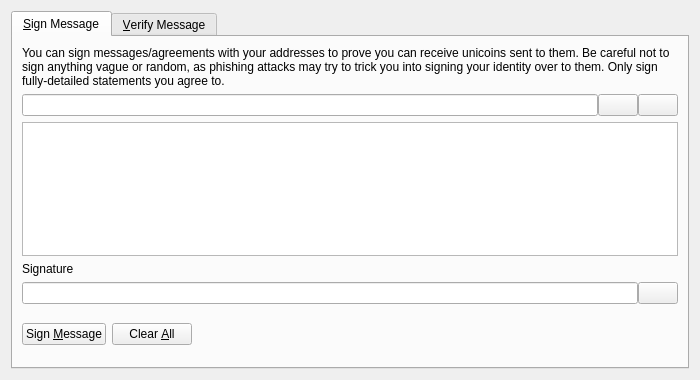
<?xml version="1.0" encoding="UTF-8"?>
<ui version="4.0">
 <class>SignVerifyMessageDialog</class>
 <widget class="QDialog" name="SignVerifyMessageDialog">
  <property name="geometry">
   <rect>
    <x>0</x>
    <y>0</y>
    <width>700</width>
    <height>380</height>
   </rect>
  </property>
  <property name="windowTitle">
   <string>Signatures - Sign / Verify a Message</string>
  </property>
  <property name="modal">
   <bool>true</bool>
  </property>
  <layout class="QVBoxLayout" name="verticalLayout">
   <item>
    <widget class="QTabWidget" name="tabWidget">
     <property name="currentIndex">
      <number>0</number>
     </property>
     <widget class="QWidget" name="tabSignMessage">
      <attribute name="title">
       <string>&amp;Sign Message</string>
      </attribute>
      <layout class="QVBoxLayout" name="verticalLayout_SM">
       <item>
        <widget class="QLabel" name="infoLabel_SM">
         <property name="text">
          <string>You can sign messages/agreements with your addresses to prove you can receive unicoins sent to them. Be careful not to sign anything vague or random, as phishing attacks may try to trick you into signing your identity over to them. Only sign fully-detailed statements you agree to.</string>
         </property>
         <property name="textFormat">
          <enum>Qt::PlainText</enum>
         </property>
         <property name="wordWrap">
          <bool>true</bool>
         </property>
        </widget>
       </item>
       <item>
        <layout class="QHBoxLayout" name="horizontalLayout_1_SM">
         <property name="spacing">
          <number>0</number>
         </property>
         <item>
          <widget class="QValidatedLineEdit" name="addressIn_SM">
           <property name="toolTip">
            <string>The Unicoin address to sign the message with</string>
           </property>
          </widget>
         </item>
         <item>
          <widget class="QPushButton" name="addressBookButton_SM">
           <property name="toolTip">
            <string>Choose previously used address</string>
           </property>
           <property name="text">
            <string/>
           </property>
           <property name="icon">
            <iconset resource="../bitcoin.qrc">
             <normaloff>:/icons/address-book</normaloff>:/icons/address-book</iconset>
           </property>
           <property name="shortcut">
            <string>Alt+A</string>
           </property>
           <property name="autoDefault">
            <bool>false</bool>
           </property>
          </widget>
         </item>
         <item>
          <widget class="QPushButton" name="pasteButton_SM">
           <property name="toolTip">
            <string>Paste address from clipboard</string>
           </property>
           <property name="text">
            <string/>
           </property>
           <property name="icon">
            <iconset resource="../bitcoin.qrc">
             <normaloff>:/icons/editpaste</normaloff>:/icons/editpaste</iconset>
           </property>
           <property name="shortcut">
            <string>Alt+P</string>
           </property>
           <property name="autoDefault">
            <bool>false</bool>
           </property>
          </widget>
         </item>
        </layout>
       </item>
       <item>
        <widget class="QPlainTextEdit" name="messageIn_SM">
         <property name="toolTip">
          <string>Enter the message you want to sign here</string>
         </property>
        </widget>
       </item>
       <item>
        <widget class="QLabel" name="signatureLabel_SM">
         <property name="text">
          <string>Signature</string>
         </property>
         <property name="textFormat">
          <enum>Qt::PlainText</enum>
         </property>
        </widget>
       </item>
       <item>
        <layout class="QHBoxLayout" name="horizontalLayout_2_SM">
         <property name="spacing">
          <number>0</number>
         </property>
         <item>
          <widget class="QLineEdit" name="signatureOut_SM">
           <property name="font">
            <font>
             <italic>true</italic>
            </font>
           </property>
           <property name="readOnly">
            <bool>true</bool>
           </property>
          </widget>
         </item>
         <item>
          <widget class="QPushButton" name="copySignatureButton_SM">
           <property name="toolTip">
            <string>Copy the current signature to the system clipboard</string>
           </property>
           <property name="text">
            <string/>
           </property>
           <property name="icon">
            <iconset resource="../bitcoin.qrc">
             <normaloff>:/icons/editcopy</normaloff>:/icons/editcopy</iconset>
           </property>
           <property name="autoDefault">
            <bool>false</bool>
           </property>
          </widget>
         </item>
        </layout>
       </item>
       <item>
        <layout class="QHBoxLayout" name="horizontalLayout_3_SM">
         <item>
          <widget class="QPushButton" name="signMessageButton_SM">
           <property name="toolTip">
            <string>Sign the message to prove you own this Unicoin address</string>
           </property>
           <property name="text">
            <string>Sign &amp;Message</string>
           </property>
           <property name="icon">
            <iconset resource="../bitcoin.qrc">
             <normaloff>:/icons/edit</normaloff>:/icons/edit</iconset>
           </property>
           <property name="autoDefault">
            <bool>false</bool>
           </property>
          </widget>
         </item>
         <item>
          <widget class="QPushButton" name="clearButton_SM">
           <property name="toolTip">
            <string>Reset all sign message fields</string>
           </property>
           <property name="text">
            <string>Clear &amp;All</string>
           </property>
           <property name="icon">
            <iconset resource="../bitcoin.qrc">
             <normaloff>:/icons/remove</normaloff>:/icons/remove</iconset>
           </property>
           <property name="autoDefault">
            <bool>false</bool>
           </property>
          </widget>
         </item>
         <item>
          <spacer name="horizontalSpacer_1_SM">
           <property name="orientation">
            <enum>Qt::Horizontal</enum>
           </property>
           <property name="sizeHint" stdset="0">
            <size>
             <width>40</width>
             <height>48</height>
            </size>
           </property>
          </spacer>
         </item>
         <item>
          <widget class="QLabel" name="statusLabel_SM">
           <property name="font">
            <font>
             <weight>75</weight>
             <bold>true</bold>
            </font>
           </property>
           <property name="text">
            <string/>
           </property>
           <property name="wordWrap">
            <bool>true</bool>
           </property>
          </widget>
         </item>
         <item>
          <spacer name="horizontalSpacer_2_SM">
           <property name="orientation">
            <enum>Qt::Horizontal</enum>
           </property>
           <property name="sizeHint" stdset="0">
            <size>
             <width>40</width>
             <height>48</height>
            </size>
           </property>
          </spacer>
         </item>
        </layout>
       </item>
      </layout>
     </widget>
     <widget class="QWidget" name="tabVerifyMessage">
      <attribute name="title">
       <string>&amp;Verify Message</string>
      </attribute>
      <layout class="QVBoxLayout" name="verticalLayout_VM">
       <item>
        <widget class="QLabel" name="infoLabel_VM">
         <property name="text">
          <string>Enter the receiver's address, message (ensure you copy line breaks, spaces, tabs, etc. exactly) and signature below to verify the message. Be careful not to read more into the signature than what is in the signed message itself, to avoid being tricked by a man-in-the-middle attack. Note that this only proves the signing party receives with the address, it cannot prove sendership of any transaction!</string>
         </property>
         <property name="textFormat">
          <enum>Qt::PlainText</enum>
         </property>
         <property name="alignment">
          <set>Qt::AlignLeading|Qt::AlignLeft|Qt::AlignTop</set>
         </property>
         <property name="wordWrap">
          <bool>true</bool>
         </property>
        </widget>
       </item>
       <item>
        <layout class="QHBoxLayout" name="horizontalLayout_1_VM">
         <property name="spacing">
          <number>0</number>
         </property>
         <item>
          <widget class="QValidatedLineEdit" name="addressIn_VM">
           <property name="toolTip">
            <string>The Unicoin address the message was signed with</string>
           </property>
          </widget>
         </item>
         <item>
          <widget class="QPushButton" name="addressBookButton_VM">
           <property name="toolTip">
            <string>Choose previously used address</string>
           </property>
           <property name="text">
            <string/>
           </property>
           <property name="icon">
            <iconset resource="../bitcoin.qrc">
             <normaloff>:/icons/address-book</normaloff>:/icons/address-book</iconset>
           </property>
           <property name="shortcut">
            <string>Alt+A</string>
           </property>
           <property name="autoDefault">
            <bool>false</bool>
           </property>
          </widget>
         </item>
        </layout>
       </item>
       <item>
        <widget class="QPlainTextEdit" name="messageIn_VM"/>
       </item>
       <item>
        <widget class="QValidatedLineEdit" name="signatureIn_VM"/>
       </item>
       <item>
        <layout class="QHBoxLayout" name="horizontalLayout_2_VM">
         <item>
          <widget class="QPushButton" name="verifyMessageButton_VM">
           <property name="toolTip">
            <string>Verify the message to ensure it was signed with the specified Unicoin address</string>
           </property>
           <property name="text">
            <string>Verify &amp;Message</string>
           </property>
           <property name="icon">
            <iconset resource="../bitcoin.qrc">
             <normaloff>:/icons/transaction_0</normaloff>:/icons/transaction_0</iconset>
           </property>
           <property name="autoDefault">
            <bool>false</bool>
           </property>
          </widget>
         </item>
         <item>
          <widget class="QPushButton" name="clearButton_VM">
           <property name="toolTip">
            <string>Reset all verify message fields</string>
           </property>
           <property name="text">
            <string>Clear &amp;All</string>
           </property>
           <property name="icon">
            <iconset resource="../bitcoin.qrc">
             <normaloff>:/icons/remove</normaloff>:/icons/remove</iconset>
           </property>
           <property name="autoDefault">
            <bool>false</bool>
           </property>
          </widget>
         </item>
         <item>
          <spacer name="horizontalSpacer_1_VM">
           <property name="orientation">
            <enum>Qt::Horizontal</enum>
           </property>
           <property name="sizeHint" stdset="0">
            <size>
             <width>40</width>
             <height>48</height>
            </size>
           </property>
          </spacer>
         </item>
         <item>
          <widget class="QLabel" name="statusLabel_VM">
           <property name="font">
            <font>
             <weight>75</weight>
             <bold>true</bold>
            </font>
           </property>
           <property name="text">
            <string/>
           </property>
           <property name="wordWrap">
            <bool>true</bool>
           </property>
          </widget>
         </item>
         <item>
          <spacer name="horizontalSpacer_2_VM">
           <property name="orientation">
            <enum>Qt::Horizontal</enum>
           </property>
           <property name="sizeHint" stdset="0">
            <size>
             <width>40</width>
             <height>48</height>
            </size>
           </property>
          </spacer>
         </item>
        </layout>
       </item>
      </layout>
     </widget>
    </widget>
   </item>
  </layout>
 </widget>
 <customwidgets>
  <customwidget>
   <class>QValidatedLineEdit</class>
   <extends>QLineEdit</extends>
   <header>qt/qvalidatedlineedit.h</header>
  </customwidget>
 </customwidgets>
 <resources>
  <include location="../bitcoin.qrc"/>
 </resources>
 <connections/>
</ui>
